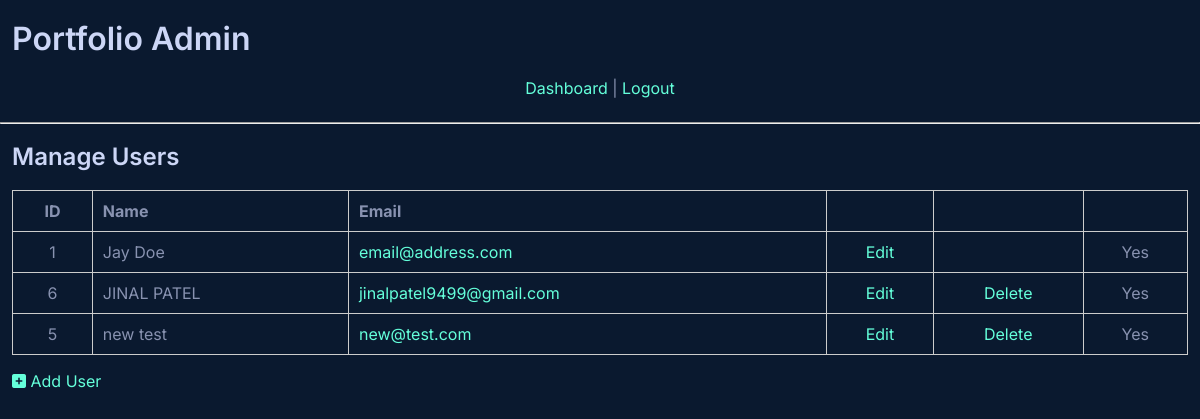
The page /admin/users.php (signed in) on the database its author committed.
### tables this page shows
CREATE TABLE `users` (
  `id` int(11) NOT NULL,
  `firstName` varchar(25) NOT NULL,
  `lastName` varchar(25) NOT NULL,
  `email` varchar(100) NOT NULL,
  `password` varchar(100) NOT NULL,
  `active` enum('Yes','No') NOT NULL DEFAULT 'Yes',
  `dateAdded` datetime NOT NULL DEFAULT current_timestamp() ON UPDATE current_timestamp()
);

### admin/users.php (the view, shortened to what this page needs)
<?php
include( 'includes/database.php' );
include( 'includes/header.php' );
$query = 'SELECT *
  FROM users
  ORDER BY lastName,firstName';
$result = mysqli_query( $connect, $query );
?>
<h2>Manage Users</h2>
<table>
  <tr>
    <th align="center">ID</th>
    <th align="left">Name</th>
    <th align="left">Email</th>
    <th></th>
    <th></th>
    <th></th>
  </tr>
  <?php while( $record = mysqli_fetch_assoc( $result ) ): ?>
    <tr>
      <td align="center"><?php echo $record['id']; ?></td>
      <td align="left"><?php echo htmlentities( $record['firstName'] ); ?> <?php echo htmlentities( $record['lastName'] ); ?></td>
      <td align="left"><a href="mailto:<?php echo htmlentities( $record['email'] ); ?>"><?php echo htmlentities( $record['email'] ); ?></a></td>
      <td align="center"><a href="users_edit.php?id=<?php echo $record['id']; ?>">Edit</a></td>
      <td align="center">
        <?php if( $_SESSION['id'] != $record['id'] ): ?>
          <a href="users.php?delete=<?php echo $record['id']; ?>" onclick="javascript:confirm('Are you sure you want to delete this user?');">Delete</a>
        <?php endif; ?>
      </td>
      <td align="center">
        <?php echo $record['active']; ?>
      </td>
    </tr>
  <?php endwhile; ?>
</table>
<p><a href="users_add.php"><i class="fas fa-plus-square"></i> Add User</a></p>
<?php
include( 'includes/footer.php' );
?>

### admin/styles.css (style rules this page uses)
:root { --green: #64ffda; --background: #0a192f; --dark-slate: #495670; }
html { box-sizing: border-box; width: 100%; scroll-behavior: smooth; }
*, *::before, *::after { box-sizing: inherit; }
body { margin: 0; background-color: var(--background); color: #8892b0; font-family: 'Inter', sans-serif; counter-reset: item section; height: 100%; animation: enablescroll 0.2 3s; }
h1, h2, h3, h4, h5, h6 { font-weight: 600; color: #ccd6f6; line-height: 1.1; }
p { margin-bottom: 24px; }
a { display: inline-block; }
a:link, a:active, a:hover, a:visited { text-decoration: none; color: var(--green); }
table { width: 100%; border: 1px solid #ccc; border-spacing: 0; border-collapse: collapse; }
td, th { border: 1px solid #ccc; padding: 10px; }
th { white-space: nowrap; }

### rows shown on the page
users: id "1", firstName "Jay", lastName "Doe", email "email@address.com", active "Yes"
users: id "6", firstName "JINAL", lastName "PATEL", email "jinalpatel9499@gmail.com", active "Yes"
users: id "5", firstName "new", lastName "test", email "new@test.com", active "Yes"
